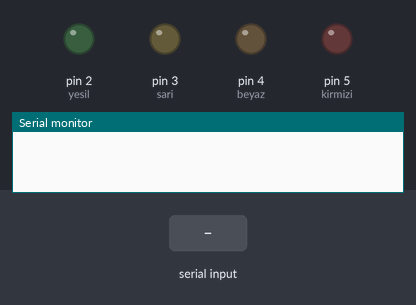
The sketch below on a simulated Arduino Uno, built with avr-gcc and run on an emulated ATmega328P. Shown: output pins drawn as LEDs (lit = HIGH), the last lines printed to the serial monitor. The test bench sets the inputs (shaded band).

Above: at 1.2 s.
1.3 s: "0" received over Serial
At 2.4 s:
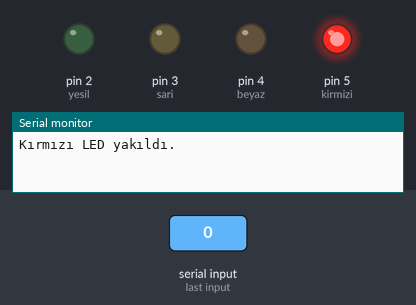
2.8 s: "2" received over Serial
At 3.5 s:
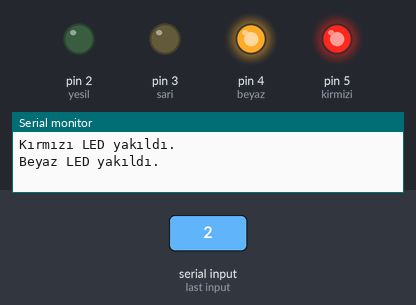
4.3 s: "1" received over Serial
At 4.6 s:
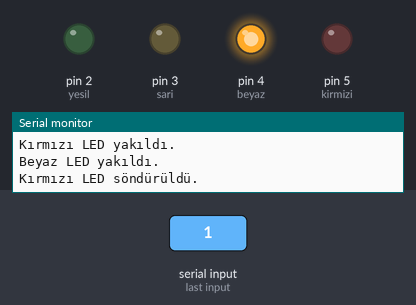
5.8 s: "4" received over Serial
At 7.0 s:
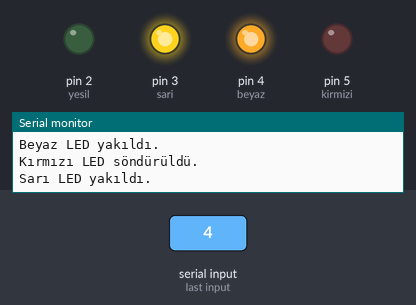
7.3 s: "3" received over Serial
At 8.1 s:
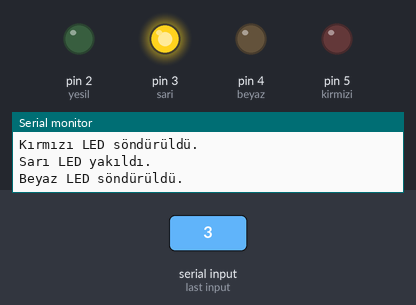
8.8 s: "6" received over Serial
At 9.3 s:
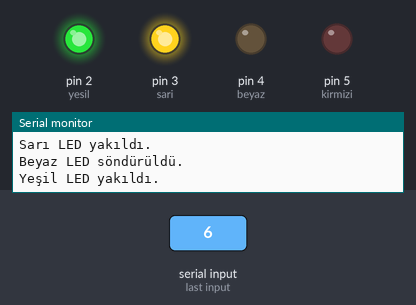
Timing chart, 0 to 11.3 s (numbered marks = the images above; inputs shaded):
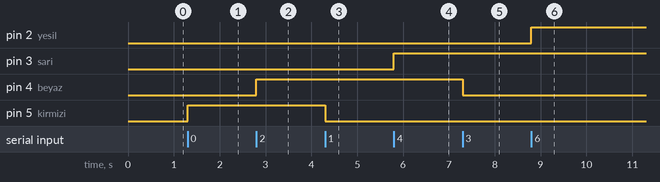

The sketch:

bluetooth_sistemi.ino
```cpp
char gelen_karakter;
const int yesil=2,sari=3,beyaz=4,kirmizi=5;

void setup() {
pinMode(yesil,OUTPUT);
pinMode(sari,OUTPUT);
pinMode(beyaz,OUTPUT);
pinMode(kirmizi,OUTPUT);
Serial.begin(9600);

}

void loop() {
while(Serial.available()>0){
gelen_karakter=Serial.read();
if(gelen_karakter=='0')
{
  digitalWrite(kirmizi,HIGH);
  Serial.println("Kırmızı LED yakıldı.");

}
else if(gelen_karakter=='1')
{
  digitalWrite(kirmizi,LOW);
  Serial.println("Kırmızı LED söndürüldü.");

}
else if(gelen_karakter=='2')
{
  digitalWrite(beyaz,HIGH);
  Serial.println("Beyaz LED yakıldı.");

}
else if(gelen_karakter=='3')
{
  digitalWrite(beyaz,LOW);
  Serial.println("Beyaz LED söndürüldü.");

}
else if(gelen_karakter=='4')
{
  digitalWrite(sari,HIGH);
  Serial.println("Sarı LED yakıldı.");

}
else if(gelen_karakter=='5')
{
  digitalWrite(sari,LOW);
  Serial.println("Sarı LED söndürüldü.");

}
else if(gelen_karakter=='6')
{
  digitalWrite(yesil,HIGH);
  Serial.println("Yeşil LED yakıldı.");

}
else if(gelen_karakter=='7')
{
  digitalWrite(yesil,LOW);
  Serial.println("Yeşil LED söndürüldü.");

}
}
}
```

Measured:
- after the input at 1.3 s, pin 5 (kirmizi): LOW → HIGH at once
- after the input at 2.8 s, pin 4 (beyaz): LOW → HIGH at once
- after the input at 4.3 s, pin 5 (kirmizi): HIGH → LOW at once
- after the input at 5.8 s, pin 3 (sari): LOW → HIGH at once
- after the input at 7.3 s, pin 4 (beyaz): HIGH → LOW at once
- after the input at 8.8 s, pin 2 (yesil): LOW → HIGH at once
